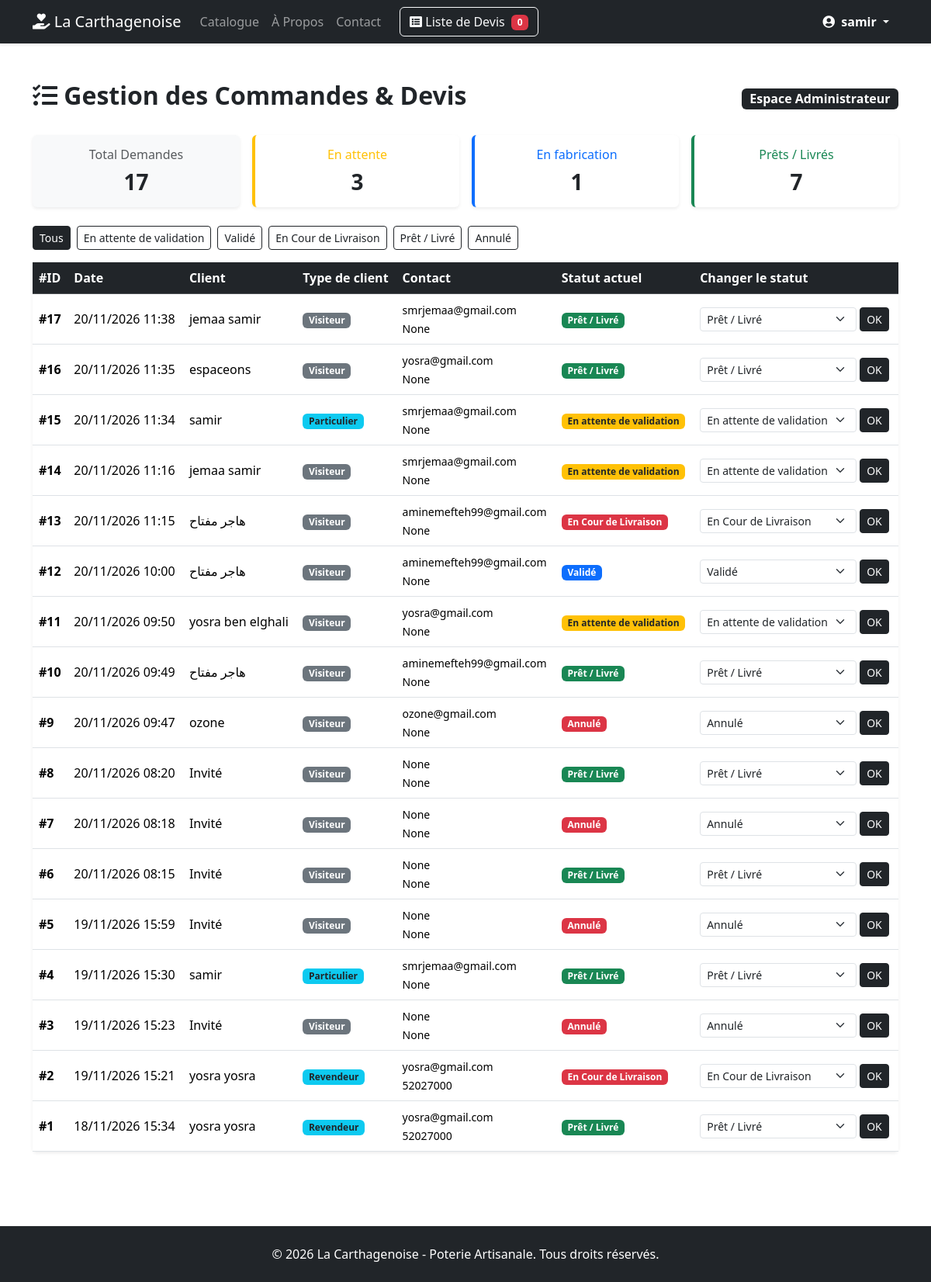
The page /devis/administration/commandes/ (signed in) on the database its author committed.
### devis/models.py (models this page shows, shortened)
class Devis(models.Model):
    STATUT_CHOICES = [
        ('attente', 'En attente de validation'),
        ('valide', 'Validé'),
        ('Livraison', 'En Cour de Livraison'),
        ('termine', 'Prêt / Livré'),
        ('annule', 'Annulé'),
    ]
    utilisateur = models.ForeignKey(
        User, on_delete=models.SET_NULL, null=True, blank=True
    )
    nom_client = models.CharField(max_length=100, blank=True, null=True)
    email_client = models.EmailField(blank=True, null=True)
    telephone = models.CharField(max_length=20, blank=True, null=True)
    date_creation = models.DateTimeField(auto_now_add=True)
    statut = models.CharField(
        max_length=20, choices=STATUT_CHOICES, default='attente'
    )

### utilisateur/models.py (models this page shows, shortened)
class ProfilUtilisateur(models.Model):
    TYPE_CLIENT_CHOICES = [
        ('particulier', 'Particulier'),
        ('revendeur', 'Revendeur'),
        ('artisan', 'Artisan / Partenaire'),
    ]
    user = models.OneToOneField(
        User, on_delete=models.CASCADE, related_name='profil'
    )
    type_client = models.CharField(
        max_length=20,
        choices=TYPE_CLIENT_CHOICES,
        default='particulier',
        verbose_name="Type de client"
    )
    telephone = models.CharField(
        max_length=20, blank=True, null=True, verbose_name="Téléphone"
    )
    adresse = models.TextField(blank=True, null=True, verbose_name="Adresse")
    nom_entreprise = models.CharField(
        max_length=150, blank=True, null=True, verbose_name="Nom de l'entreprise / Boutique"
    )
    matricule_fiscal = models.CharField(
        max_length=50, blank=True, null=True, verbose_name="Matricule Fiscal / N° TVA"
    )

### devis/views.py (the view)
# urls.py: path('administration/commandes/', views.gestion_commandes, name='gestion_commandes'),
@staff_member_required(login_url='utilisateur:login')
def gestion_commandes(request):
    statut_filtre = request.GET.get('statut', '')
    commandes = Devis.objects.all().order_by('-date_creation')
    if statut_filtre:
        commandes = commandes.filter(statut=statut_filtre)
    stats = {
        'total': Devis.objects.count(),
        'attente': Devis.objects.filter(statut='attente').count(),
        'valide': Devis.objects.filter(statut='valide').count(),
        'termine': Devis.objects.filter(statut='termine').count(),
        'annule': Devis.objects.filter(statut='annule').count(),
    }
    context = {
        'commandes': commandes,
        'stats': stats,
        'statut_filtre': statut_filtre,
        'statut_choices': Devis.STATUT_CHOICES,
    }
    return render(request, 'devis/gestion_commandes.html', context)

### devis/templatetags/devis_extras.py (called while the page is built)
@register.simple_tag(takes_context=True)
def devis_count(context):
    request = context['request']
    devis_panier = request.session.get(DEVIS_SESSION_KEY)
    if devis_panier:
        return len(devis_panier)
    return 0

### devis/templates/devis/gestion_commandes.html (shortened to what this page needs)
{% extends 'base.html' %}
{% block content %}
<div class="my-4">
    <div class="d-flex justify-content-between align-items-center mb-4">
        <h2 class="fw-bold"><i class="fas fa-tasks text-dark"></i> Gestion des Commandes & Devis</h2>
        <span class="badge bg-dark fs-6">Espace Administrateur</span>
    </div>
    <div class="row g-3 mb-4">
        <div class="col-md-3">
            <div class="card border-0 shadow-sm bg-light">
                <div class="card-body text-center">
                    <h6 class="text-muted">Total Demandes</h6>
                    <h3 class="fw-bold mb-0">{{ stats.total }}</h3>
                </div>
            </div>
        </div>
        <div class="col-md-3">
            <div class="card border-0 shadow-sm border-start border-warning border-4">
                <div class="card-body text-center">
                    <h6 class="text-warning">En attente</h6>
                    <h3 class="fw-bold mb-0">{{ stats.attente }}</h3>
                </div>
            </div>
        </div>
        <div class="col-md-3">
            <div class="card border-0 shadow-sm border-start border-primary border-4">
                <div class="card-body text-center">
                    <h6 class="text-primary">En fabrication</h6>
                    <h3 class="fw-bold mb-0">{{ stats.valide }}</h3>
                </div>
            </div>
        </div>
        <div class="col-md-3">
            <div class="card border-0 shadow-sm border-start border-success border-4">
                <div class="card-body text-center">
                    <h6 class="text-success">Prêts / Livrés</h6>
                    <h3 class="fw-bold mb-0">{{ stats.termine }}</h3>
                </div>
            </div>
        </div>
    </div>
    <div class="mb-3 d-flex flex-wrap gap-2">
        <a href="{% url 'devis:gestion_commandes' %}" class="btn btn-sm {% if not statut_filtre %}btn-dark{% else %}btn-outline-dark{% endif %}">
            Tous
        </a>
        {% for code, label in statut_choices %}
            <a href="?statut={{ code }}" class="btn btn-sm {% if statut_filtre == code %}btn-dark{% else %}btn-outline-dark{% endif %}">
                {{ label }}
            </a>
        {% endfor %}
    </div>
    <div class="card border-0 shadow-sm">
        <div class="table-responsive">
            <table class="table table-hover align-middle mb-0">
                <thead class="table-dark">
                    <tr>
                        <th>#ID</th>
                        <th>Date</th>
                        <th>Client</th>
                        <th>Type de client</th>
                        <th>Contact</th>
                        <th>Statut actuel</th>
                        <th>Changer le statut</th>
                    </tr>
                </thead>
                <tbody>
                    {% for cmd in commandes %}
                        <tr>
                            <td class="fw-bold">#{{ cmd.id }}</td>
                            <td>{{ cmd.date_creation|date:"d/m/Y H:i" }}</td>
                            <td>
                                {% if cmd.utilisateur %}
                                    {{ cmd.utilisateur.get_full_name|default:cmd.utilisateur.username }}
                                {% else %}
                                    {{ cmd.nom_client|default:"Invité" }}
                                {% endif %}
                            </td>
                            <td>
                                {% if cmd.utilisateur and cmd.utilisateur.profil %}
                                    <span class="badge bg-info text-dark">
                                        {{ cmd.utilisateur.profil.get_type_client_display }}
                                    </span>
                                {% else %}
                                    <span class="badge bg-secondary">Visiteur</span>
                                {% endif %}
                            </td>
                            <td>
                                <small>
                                    {{ cmd.utilisateur.email|default:cmd.email_client }}<br>
                                    {{ cmd.utilisateur.profil.telephone|default:cmd.telephone }}
                                </small>
                            </td>
                            <td>
                                {% if cmd.statut == 'attente' %}
                                    <span class="badge bg-warning text-dark">{{ cmd.get_statut_display }}</span>
                                {% elif cmd.statut == 'valide' %}
                                    <span class="badge bg-primary">{{ cmd.get_statut_display }}</span>
                                {% elif cmd.statut == 'termine' %}
                                    <span class="badge bg-success">{{ cmd.get_statut_display }}</span>
                                {% else %}
                                    <span class="badge bg-danger">{{ cmd.get_statut_display }}</span>
                                {% endif %}
                            </td>
                            <td>
                                <form method="post" action="{% url 'devis:changer_statut_commande' cmd.id %}" class="d-flex gap-1">
                                    <select name="statut" class="form-select form-select-sm" style="width: auto;">
                                        {% for code, label in statut_choices %}
                                            <option value="{{ code }}" {% if cmd.statut == code %}selected{% endif %}>
                                                {{ label }}
                                            </option>
                                        {% endfor %}
                                    </select>
                                    <button type="submit" class="btn btn-sm btn-dark">OK</button>
                                </form>
                            </td>
                        </tr>
                    {% empty %}
                        <tr>
                            <td colspan="7" class="text-center py-4 text-muted">
                                Aucune commande ou demande de devis trouvée.
                            </td>
                        </tr>
                    {% endfor %}
                </tbody>
            </table>
        </div>
    </div>
</div>
{% endblock %}

### templates/includes/navbar.html (shortened to what this page needs)
{% load devis_extras %}
<header>
  <nav class="navbar navbar-expand-lg navbar-dark bg-dark shadow-sm">
    <div class="container">
      <a class="navbar-brand" href="{% url 'catalogue:liste_produits' %}">
        <i class="fas fa-hand-holding-heart"></i> La Carthagenoise
      </a>
      <div class="collapse navbar-collapse" id="navbarNav">
        <ul class="navbar-nav mb-2 mb-lg-0">
          <li class="nav-item">
            <a class="nav-link" href="{% url 'catalogue:liste_produits' %}">Catalogue</a>
          </li>
          <li class="nav-item">
            <a class="nav-link" href="{% url 'pages:a_propos' %}">À Propos</a>
          </li>
          <li class="nav-item">
            <a class="nav-link" href="{% url 'pages:contact' %}">Contact</a>
          </li>
        </ul>
        <div class="d-flex align-items-center my-2 my-lg-0 ms-lg-3">
          <a href="{% url 'devis:view_devis' %}" class="btn btn-outline-light text-nowrap">
            <i class="fas fa-list-alt"></i> Liste de Devis
            <span class="badge bg-danger ms-1">{% devis_count %}</span>
          </a>
        </div>
        <div class="d-flex align-items-center flex-wrap gap-2 ms-lg-auto">
          <ul class="navbar-nav align-items-lg-center">
            {% if user.is_authenticated %}
              <li class="nav-item dropdown">
                <button class="btn btn-dark dropdown-toggle text-white fw-bold border-0 bg-transparent text-nowrap" type="button" id="userDropdown" data-bs-toggle="dropdown" aria-expanded="false">
                  <i class="fas fa-user-circle me-1"></i> {{ user.get_full_name|default:user.username }}
                </button>
              </li>
            {% endif %}
          </ul>
        </div>
      </div>
    </div>
  </nav>
</header>

### rows shown on the page
Devis: id "17", date_creation "20/11/2026 11:38", nom_client "jemaa samir", shows "Visiteur", utilisateur.email "smrjemaa@gmail.com", utilisateur.profil.telephone "None", statut "Prêt / Livré"
Devis: id "16", date_creation "20/11/2026 11:35", nom_client "espaceons", shows "Visiteur", utilisateur.email "yosra@gmail.com", utilisateur.profil.telephone "None", statut "Prêt / Livré"
Devis: id "15", date_creation "20/11/2026 11:34", utilisateur.get_full_name "samir", utilisateur.profil.type_client "Particulier", utilisateur.email "smrjemaa@gmail.com", utilisateur.profil.telephone "None", statut "En attente de validation"
Devis: id "14", date_creation "20/11/2026 11:16", nom_client "jemaa samir", shows "Visiteur", utilisateur.email "smrjemaa@gmail.com", utilisateur.profil.telephone "None", statut "En attente de validation"
Devis: id "13", date_creation "20/11/2026 11:15", nom_client "هاجر مفتاح", shows "Visiteur", utilisateur.email "aminemefteh99@gmail.com", utilisateur.profil.telephone "None", statut "En Cour de Livraison"
Devis: id "12", date_creation "20/11/2026 10:00", nom_client "هاجر مفتاح", shows "Visiteur", utilisateur.email "aminemefteh99@gmail.com", utilisateur.profil.telephone "None", statut "Validé"
Devis: id "11", date_creation "20/11/2026 09:50", nom_client "yosra ben elghali", shows "Visiteur", utilisateur.email "yosra@gmail.com", utilisateur.profil.telephone "None", statut "En attente de validation"
Devis: id "10", date_creation "20/11/2026 09:49", nom_client "هاجر مفتاح", shows "Visiteur", utilisateur.email "aminemefteh99@gmail.com", utilisateur.profil.telephone "None", statut "Prêt / Livré"
Devis: id "9", date_creation "20/11/2026 09:47", nom_client "ozone", shows "Visiteur", utilisateur.email "ozone@gmail.com", utilisateur.profil.telephone "None", statut "Annulé"
Devis: id "8", date_creation "20/11/2026 08:20", nom_client "Invité", shows "Visiteur", utilisateur.email "None", utilisateur.profil.telephone "None", statut "Prêt / Livré"
Devis: id "7", date_creation "20/11/2026 08:18", nom_client "Invité", shows "Visiteur", utilisateur.email "None", utilisateur.profil.telephone "None", statut "Annulé"
Devis: id "6", date_creation "20/11/2026 08:15", nom_client "Invité", shows "Visiteur", utilisateur.email "None", utilisateur.profil.telephone "None", statut "Prêt / Livré"
Devis: id "5", date_creation "19/11/2026 15:59", nom_client "Invité", shows "Visiteur", utilisateur.email "None", utilisateur.profil.telephone "None", statut "Annulé"
Devis: id "4", date_creation "19/11/2026 15:30", utilisateur.get_full_name "samir", utilisateur.profil.type_client "Particulier", utilisateur.email "smrjemaa@gmail.com", utilisateur.profil.telephone "None", statut "Prêt / Livré"
Devis: id "3", date_creation "19/11/2026 15:23", nom_client "Invité", shows "Visiteur", utilisateur.email "None", utilisateur.profil.telephone "None", statut "Annulé"
Devis: id "2", date_creation "19/11/2026 15:21", utilisateur.get_full_name "yosra yosra", utilisateur.profil.type_client "Revendeur", utilisateur.email "yosra@gmail.com", utilisateur.profil.telephone "52027000", statut "En Cour de Livraison"
Devis: id "1", date_creation "18/11/2026 15:34", utilisateur.get_full_name "yosra yosra", utilisateur.profil.type_client "Revendeur", utilisateur.email "yosra@gmail.com", utilisateur.profil.telephone "52027000", statut "Prêt / Livré"

### other values the page prints
{{ user.get_full_name|default:user.username }} "samir"
{{ stats.total }} "17"
{{ stats.attente }} "3"
{{ stats.valide }} "1"
{{ stats.termine }} "7"
{{ label }} "En attente de validation" "Validé" "En Cour de Livraison" "Prêt / Livré" "Annulé"
